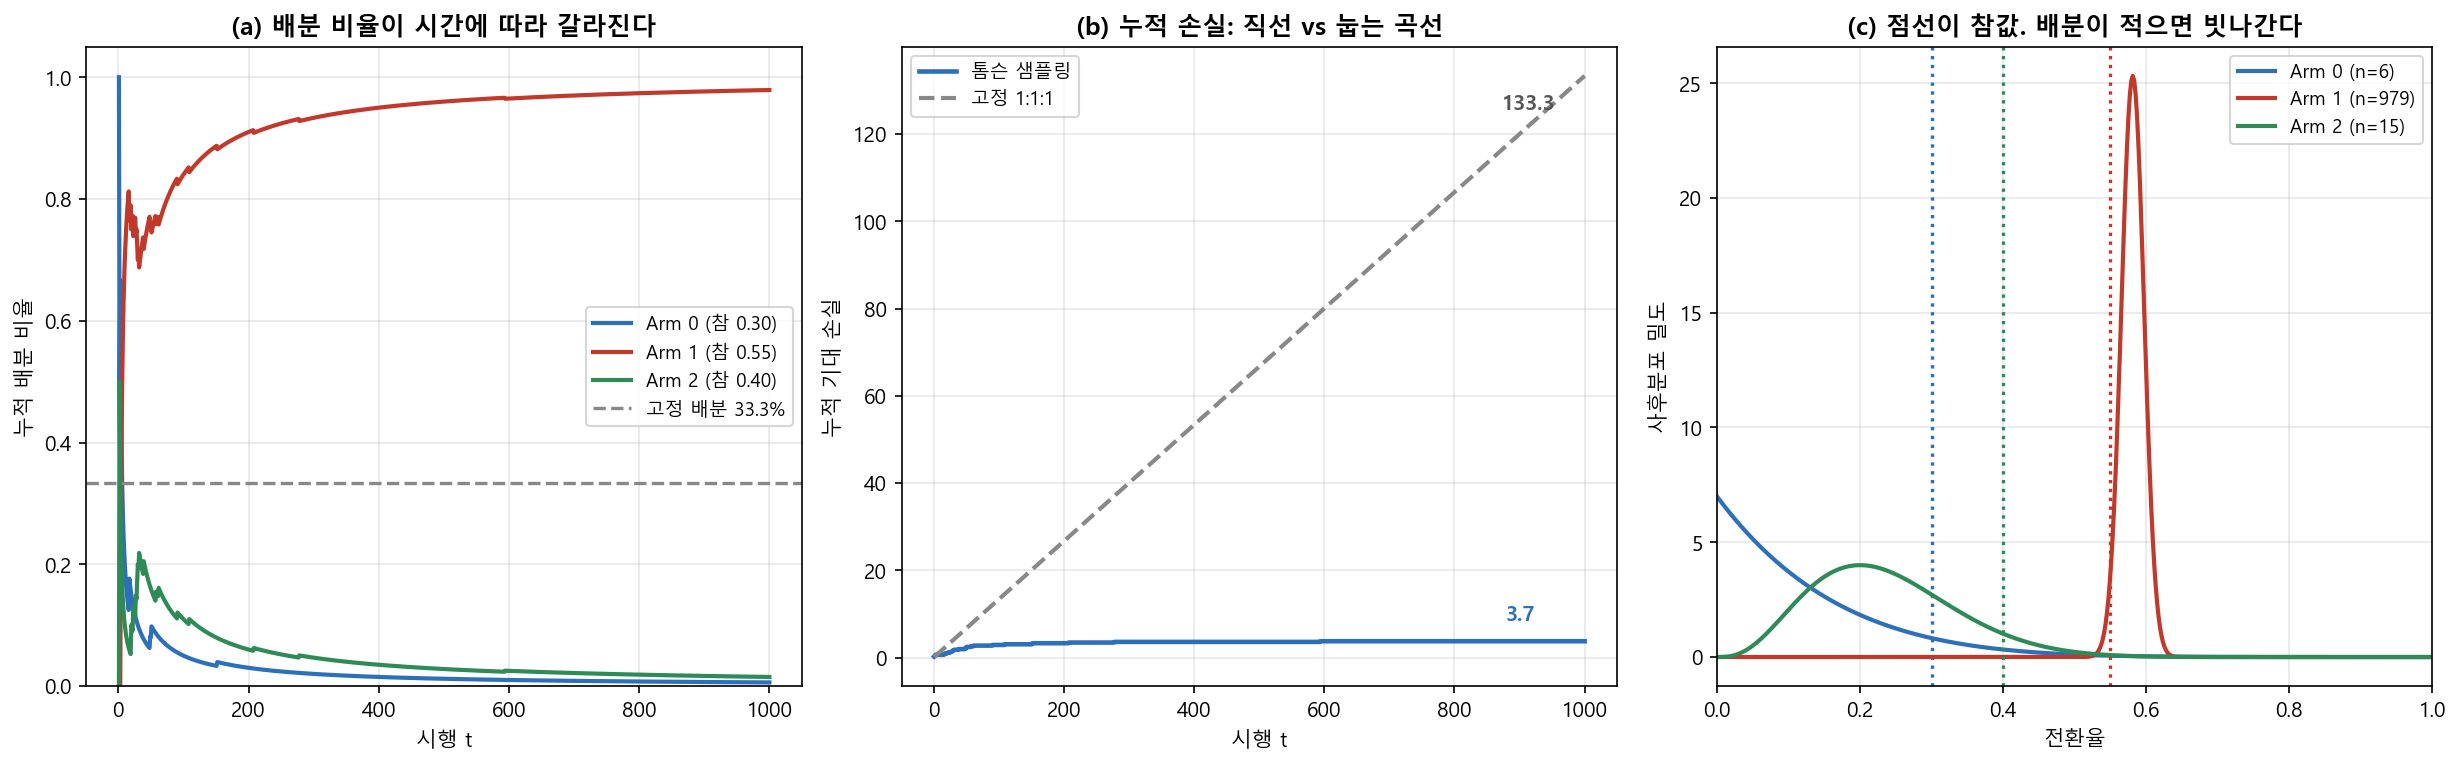

Recreate this plot in Python.
#!/usr/bin/env python
# -*- coding: utf-8 -*-
"""
제8장 실습 3: 톰슨 샘플링으로 배분 비율을 바꿔 가며 실험하기
=============================================================

목적
- 시행이 쌓일수록 배분 비율이 어떻게 움직이는지 본다.
- 고정 배분과 톰슨 샘플링의 손실(regret)을 같은 기준으로 잰다.
- 적게 배분된 팔의 추정값이 왜 나빠지는지 확인한다.

데이터: practice/chapter08/data/8-3-thompson-sampling.csv
        (톰슨 샘플링을 T=1,000회 돌린 기록. 매 시행의 선택 arm과 보상)
출력 그림: 8-3-thompson-sampling.png

수정 이력
- 2026-08-17
  (1) [근본 원인] Regret을 '최적 팔의 기대보상 x T - 실제로 받은 보상'으로
      계산해 -22.0이라는 음수가 나왔다. 앞항은 기댓값, 뒷항은 실현값이라
      단위가 섞여 있었고, 운이 좋으면 음수가 나온다. 손실이 음수일 수는 없다.
      → Σ n_a x (p* - p_a) 형태의 기대 regret으로 바꿨다. 항상 0 이상이고
        '어느 팔에 몇 명을 보냈는가'만으로 정해져 배분 전략을 직접 잰다.
        실현 보상은 따로 별도 열에 적어 둔다.
  (2) [근본 원인] Uniform은 기댓값(416.7), 톰슨 샘플링은 실현값(572)으로
      계산해 서로 비교할 수 없는 두 수를 한 표에 올려놨다.
      → 세 방법 모두 기대 regret 기준으로 통일했다.
  (3) [근본 원인] Epsilon-Greedy가 np.argmax(보상합 / (횟수 + 1e-5))로
      평균을 구해, 한 번도 안 뽑은 팔과 뽑았지만 실패한 팔이 똑같이 0이 됐다.
      동점이면 argmax가 항상 인덱스 0을 골라 초기에 나쁜 팔에 고정됐다.
      → 각 팔을 한 번씩 먼저 뽑아 초기화하고 평균을 제대로 계산하도록 고쳤다.
  (4) 그림 출력이 없어 배분 비율의 시간 변화를 볼 수 없었다.
      → 3개 패널 PNG를 저장한다.

저자: AI 기반 정책분석방법론
날짜: 2025-11-20 (최종 수정 2026-08-17)
"""

# == RESULTS LOG (auto): 콘솔 출력을 results/<스크립트명>.log 에도 저장 ==
import sys as _sys
from pathlib import Path as _Path

_results_dir = _Path(__file__).resolve().parent.parent / "results"
_results_dir.mkdir(exist_ok=True)

class _Tee:
    def __init__(self, *streams):
        self._streams = streams
    def write(self, data):
        for _s in self._streams:
            _s.write(data)
            _s.flush()
    def flush(self):
        for _s in self._streams:
            _s.flush()

_sys.stdout = _Tee(_sys.stdout, open(_results_dir / (_Path(__file__).stem + ".log"), "w", encoding="utf-8"))
# == /RESULTS LOG ==


import pathlib

import matplotlib
matplotlib.use('Agg')
import matplotlib.pyplot as plt
import numpy as np
import pandas as pd
from scipy.stats import beta as beta_dist

plt.rcParams['font.family'] = 'Malgun Gothic'
plt.rcParams['axes.unicode_minus'] = False

print("=" * 80)
print("실습 3. 톰슨 샘플링으로 배분 비율을 바꿔 가며 실험하기")
print("=" * 80)

# ---------------------------------------------------------------------------
# 0단계: 데이터 로드
# ---------------------------------------------------------------------------
base_dir = pathlib.Path(__file__).resolve().parents[1]
data_path = base_dir / 'data' / '8-3-thompson-sampling.csv'
df = pd.read_csv(data_path)

print("\n[0단계] 데이터 로드")
print("-" * 80)
print(f"  파일: {data_path.name}")
print(f"  총 시행 횟수: {len(df)}")
print(f"  팔(arm) 수: {df['arm_selected'].nunique()}")

true_probs = df.groupby('arm_selected')['true_prob'].first().sort_index().values
T = len(df)
K = len(true_probs)
best = int(np.argmax(true_probs))
p_star = true_probs[best]

print("\n[1단계] 설정")
print("-" * 80)
for i, p in enumerate(true_probs):
    mark = '  ← 최적' if i == best else ''
    print(f"  Arm {i} 참 전환율: {p:.2f}{mark}")
print(f"  총 시행 T = {T}")


def expected_regret(counts):
    """기대 손실 = 각 팔에 보낸 인원 x (최적 팔과의 전환율 차이)."""
    return float(np.sum(np.asarray(counts) * (p_star - true_probs)))


# ---------------------------------------------------------------------------
# 2단계: 톰슨 샘플링 결과
# ---------------------------------------------------------------------------
print("\n[2단계] 톰슨 샘플링 기록 요약")
print("-" * 80)

counts_ts = df['arm_selected'].value_counts().sort_index().reindex(
    range(K), fill_value=0).values
success_ts = df.groupby('arm_selected')['reward'].sum().reindex(
    range(K), fill_value=0).values
reward_ts = int(df['reward'].sum())

print(f"  {'Arm':>5}{'참 전환율':>11}{'배분 인원':>11}{'배분 비율':>11}"
      f"{'성공':>7}{'사후평균':>10}{'참값과 차이':>12}")
post_mean = (1 + success_ts) / (2 + counts_ts)
for i in range(K):
    print(f"  {i:>5}{true_probs[i]:>11.2f}{counts_ts[i]:>11}"
          f"{counts_ts[i] / T:>11.1%}{success_ts[i]:>7}"
          f"{post_mean[i]:>10.3f}{post_mean[i] - true_probs[i]:>+12.3f}")

print(f"\n  실현 보상: {reward_ts}/{T} = {reward_ts / T:.3f}")
print(f"  기대 손실(regret): {expected_regret(counts_ts):.2f}")
print(f"    = {counts_ts[0]}x{p_star - true_probs[0]:.2f} + "
      f"{counts_ts[1]}x{p_star - true_probs[1]:.2f} + "
      f"{counts_ts[2]}x{p_star - true_probs[2]:.2f}")

# ---------------------------------------------------------------------------
# 3단계: 배분 비율의 시간 변화
# ---------------------------------------------------------------------------
print("\n[3단계] 배분 비율이 시간에 따라 어떻게 바뀌었나")
print("-" * 80)
print(f"  {'시점 t':>8}" + "".join(f"{'Arm ' + str(i):>10}" for i in range(K)))
checkpoints = [50, 100, 200, 500, 1000]
for cp in checkpoints:
    head = df.iloc[:cp]
    row = [(head['arm_selected'] == i).sum() / cp for i in range(K)]
    print(f"  {cp:>8}" + "".join(f"{v:>10.1%}" for v in row))

print("\n  최적 팔(Arm 1)의 비율이 오르고 나머지가 줄어든다.")
print("  고정 배분이면 이 세 값이 계속 33.3%로 머문다.")

# ---------------------------------------------------------------------------
# 4단계: 세 배분 방식 비교 (같은 기준: 기대 손실)
# ---------------------------------------------------------------------------
print("\n[4단계] 세 배분 방식 비교")
print("-" * 80)

# 고정 배분 1:1:1
counts_uniform = np.full(K, T / K)

# Epsilon-Greedy (각 팔을 한 번씩 먼저 뽑아 초기화)
rng = np.random.default_rng(42)
EPS = 0.10
sums = np.zeros(K)
cnts = np.zeros(K)
for a in range(K):
    sums[a] += rng.binomial(1, true_probs[a])
    cnts[a] += 1
for _ in range(T - K):
    if rng.random() < EPS:
        a = rng.integers(K)
    else:
        a = int(np.argmax(sums / cnts))
    sums[a] += rng.binomial(1, true_probs[a])
    cnts[a] += 1
counts_eg = cnts
reward_eg = int(sums.sum())

comp = pd.DataFrame({
    '배분 방식': ['고정 1:1:1', f'Epsilon-Greedy (ε={EPS})', '톰슨 샘플링', '최적(항상 Arm 1)'],
    '최적팔 배분비율': [f"{counts_uniform[best] / T:.1%}",
                  f"{counts_eg[best] / T:.1%}",
                  f"{counts_ts[best] / T:.1%}", "100.0%"],
    '기대 손실': [expected_regret(counts_uniform), expected_regret(counts_eg),
              expected_regret(counts_ts), 0.0],
    '실현 보상': ['-', reward_eg, reward_ts, '-'],
})
print(comp.to_string(index=False, float_format=lambda v: f"{v:.2f}"))

r_uni = expected_regret(counts_uniform)
r_ts = expected_regret(counts_ts)
print(f"\n  고정 배분 대비 손실 감소: {r_uni:.2f} → {r_ts:.2f} "
      f"({(1 - r_ts / r_uni):.1%} 감소)")
print(f"  뜻: 열등한 안을 겪는 사용자가 약 {r_uni - r_ts:.0f}명분 줄었다.")

# ---------------------------------------------------------------------------
# 5단계: 적게 배분된 팔의 추정은 나쁘다
# ---------------------------------------------------------------------------
print("\n[5단계] 적게 배분된 팔의 추정 정확도")
print("-" * 80)
print(f"  {'Arm':>5}{'배분 인원':>11}{'사후평균':>10}{'참값':>8}{'절대오차':>10}"
      f"{'95% 신용구간':>22}")
for i in range(K):
    a, b = 1 + success_ts[i], 1 + counts_ts[i] - success_ts[i]
    lo, hi = beta_dist.ppf([0.025, 0.975], a, b)
    print(f"  {i:>5}{counts_ts[i]:>11}{post_mean[i]:>10.3f}{true_probs[i]:>8.2f}"
          f"{abs(post_mean[i] - true_probs[i]):>10.3f}"
          f"{f'[{lo:.3f}, {hi:.3f}]':>22}")

print("\n  배분이 적은 팔일수록 오차가 크고 구간이 넓다.")
print("  적응형 배분은 최적 팔을 잘 찾는 대신 열등한 팔의 효과 추정을 포기한다.")

# ---------------------------------------------------------------------------
# 6단계: 그림
# ---------------------------------------------------------------------------
fig, axes = plt.subplots(1, 3, figsize=(16.5, 5.2))
colors = ['#2c6fbb', '#c0392b', '#2e8b57']

ax = axes[0]
tgrid = np.arange(1, T + 1)
for i in range(K):
    cum = np.cumsum((df['arm_selected'] == i).values) / tgrid
    ax.plot(tgrid, cum, color=colors[i], linewidth=2,
            label=f'Arm {i} (참 {true_probs[i]:.2f})')
ax.axhline(1 / K, color='#888888', linestyle='--', linewidth=1.6,
           label='고정 배분 33.3%')
ax.set_xlabel('시행 t'); ax.set_ylabel('누적 배분 비율')
ax.set_ylim(0, 1.05)
ax.set_title('(a) 배분 비율이 시간에 따라 갈라진다', fontweight='bold')
ax.legend(fontsize=9, loc='center right'); ax.grid(alpha=0.3)

ax = axes[1]
gap = p_star - true_probs
reg_ts = np.cumsum(gap[df['arm_selected'].values])
ax.plot(tgrid, reg_ts, color='#2c6fbb', linewidth=2.2, label='톰슨 샘플링')
ax.plot(tgrid, tgrid * gap.mean(), color='#888888', linestyle='--',
        linewidth=2, label='고정 1:1:1')
ax.annotate(f"{reg_ts[-1]:.1f}", (T, reg_ts[-1]), textcoords='offset points',
            xytext=(-38, 10), fontsize=10, color='#2c6fbb', fontweight='bold')
ax.annotate(f"{T * gap.mean():.1f}", (T, T * gap.mean()),
            textcoords='offset points', xytext=(-40, -16), fontsize=10,
            color='#555555', fontweight='bold')
ax.set_xlabel('시행 t'); ax.set_ylabel('누적 기대 손실')
ax.set_title('(b) 누적 손실: 직선 vs 눕는 곡선', fontweight='bold')
ax.legend(fontsize=9); ax.grid(alpha=0.3)

ax = axes[2]
xs = np.linspace(0, 1, 500)
for i in range(K):
    a, b = 1 + success_ts[i], 1 + counts_ts[i] - success_ts[i]
    ax.plot(xs, beta_dist.pdf(xs, a, b), color=colors[i], linewidth=2,
            label=f'Arm {i} (n={counts_ts[i]})')
    ax.axvline(true_probs[i], color=colors[i], linestyle=':', linewidth=1.6)
ax.set_xlabel('전환율'); ax.set_ylabel('사후분포 밀도')
ax.set_xlim(0, 1)
ax.set_title('(c) 점선이 참값. 배분이 적으면 빗나간다', fontweight='bold')
ax.legend(fontsize=9); ax.grid(alpha=0.3)

plt.tight_layout()
png = pathlib.Path(__file__).with_name('8-3-thompson-sampling.png')
plt.savefig(png, dpi=150, bbox_inches='tight')
plt.close()
print(f"\n그림 저장: {png.name}")

print("\n" + "=" * 80)
print("정리")
print("=" * 80)
print(f"1. 톰슨 샘플링은 최적 팔에 {counts_ts[best] / T:.1%}를 보냈다. 고정 배분은 33.3%다.")
print(f"2. 기대 손실이 {r_uni:.1f}에서 {r_ts:.1f}로 줄었다.")
print("3. 대신 열등한 팔의 전환율 추정이 크게 빗나간다. 효과 크기를 재려면 쓰지 않는다.")
print("=" * 80)
